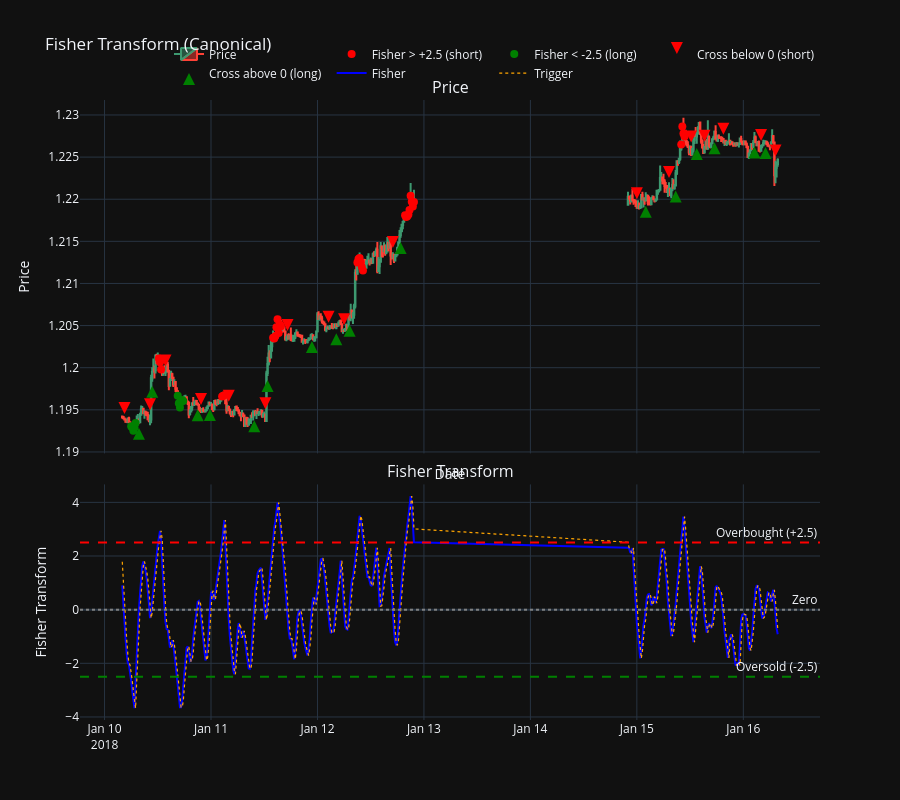

This figure's notebook cell:
### Code cell
efish=EFISH(data, period=10)
efish.plot(600,1000)

### Figure 1 — Plotly figure (JSON) as saved in the notebook; plotly's stock layout.template omitted (floating-point values rounded to 4 significant figures; data arrays with more than 128 entries replaced by an {"elided": "..."} marker saying what was removed)
{"data": [{"close": {"elided": "400 float values"}, "high": {"elided": "400 float values"}, "low": {"elided": "400 float values"}, "name": "Price", "open": {"elided": "400 float values"}, "type": "candlestick", "x": {"elided": "400 str values"}, "xaxis": "x", "yaxis": "y"}, {"marker": {"color": "red", "size": 8, "symbol": "circle"}, "mode": "markers", "name": "Fisher > +2.5 (short)", "type": "scatter", "x": ["2018-01-10T12:15:00.000000", "2018-01-10T12:30:00.000000", "2018-01-10T12:45:00.000000", "2018-01-11T02:30:00.000000", "2018-01-11T02:45:00.000000", "2018-01-11T03:00:00.000000", "2018-01-11T14:00:00.000000", "2018-01-11T14:15:00.000000", "2018-01-11T14:30:00.000000", "2018-01-11T14:45:00.000000", "2018-01-11T15:00:00.000000", "2018-01-11T15:15:00.000000", "2018-01-11T15:30:00.000000", "2018-01-11T15:45:00.000000", "2018-01-12T09:00:00.000000", "2018-01-12T09:15:00.000000", "2018-01-12T09:30:00.000000", "2018-01-12T09:45:00.000000", "2018-01-12T10:00:00.000000", "2018-01-12T10:15:00.000000", "2018-01-12T19:45:00.000000", "2018-01-12T20:00:00.000000", "2018-01-12T20:15:00.000000", "2018-01-12T20:30:00.000000", "2018-01-12T20:45:00.000000", "2018-01-12T21:00:00.000000", "2018-01-12T21:15:00.000000", "2018-01-12T21:30:00.000000", "2018-01-12T21:45:00.000000", "2018-01-15T10:00:00.000000", "2018-01-15T10:15:00.000000", "2018-01-15T10:30:00.000000", "2018-01-15T10:45:00.000000"], "xaxis": "x", "y": [1.201, 1.201, 1.2, 1.197, 1.197, 1.197, 1.204, 1.203, 1.204, 1.205, 1.206, 1.204, 1.205, 1.205, 1.212, 1.213, 1.213, 1.213, 1.212, 1.212, 1.218, 1.218, 1.218, 1.218, 1.219, 1.22, 1.22, 1.219, 1.22, 1.226, 1.229, 1.228, 1.227], "yaxis": "y"}, {"marker": {"color": "green", "size": 8, "symbol": "circle"}, "mode": "markers", "name": "Fisher < -2.5 (long)", "type": "scatter", "x": ["2018-01-10T06:00:00.000000", "2018-01-10T06:15:00.000000", "2018-01-10T06:30:00.000000", "2018-01-10T06:45:00.000000", "2018-01-10T07:00:00.000000", "2018-01-10T16:30:00.000000", "2018-01-10T16:45:00.000000", "2018-01-10T17:00:00.000000", "2018-01-10T17:15:00.000000", "2018-01-10T17:30:00.000000", "2018-01-10T17:45:00.000000"], "xaxis": "x", "y": [1.193, 1.193, 1.193, 1.193, 1.193, 1.197, 1.196, 1.195, 1.196, 1.196, 1.196], "yaxis": "y"}, {"marker": {"color": "red", "size": 12, "symbol": "arrow-down"}, "mode": "markers", "name": "Cross below 0 (short)", "type": "scatter", "x": ["2018-01-10T04:30:00.000000", "2018-01-10T10:15:00.000000", "2018-01-10T13:45:00.000000", "2018-01-10T21:45:00.000000", "2018-01-11T04:00:00.000000", "2018-01-11T12:15:00.000000", "2018-01-11T17:15:00.000000", "2018-01-12T02:30:00.000000", "2018-01-12T06:00:00.000000", "2018-01-12T17:00:00.000000", "2018-01-15T00:00:00.000000", "2018-01-15T07:15:00.000000", "2018-01-15T12:15:00.000000", "2018-01-15T15:15:00.000000", "2018-01-15T19:30:00.000000", "2018-01-16T04:00:00.000000", "2018-01-16T07:15:00.000000"], "xaxis": "x", "y": [1.194, 1.195, 1.2, 1.196, 1.196, 1.195, 1.204, 1.205, 1.205, 1.214, 1.22, 1.223, 1.227, 1.227, 1.228, 1.227, 1.225], "yaxis": "y"}, {"marker": {"color": "green", "size": 12, "symbol": "arrow-up"}, "mode": "markers", "name": "Cross above 0 (long)", "type": "scatter", "x": ["2018-01-10T07:45:00.000000", "2018-01-10T10:45:00.000000", "2018-01-10T21:00:00.000000", "2018-01-10T23:45:00.000000", "2018-01-11T09:45:00.000000", "2018-01-11T12:45:00.000000", "2018-01-11T22:45:00.000000", "2018-01-12T04:15:00.000000", "2018-01-12T07:15:00.000000", "2018-01-12T18:45:00.000000", "2018-01-15T02:00:00.000000", "2018-01-15T08:45:00.000000", "2018-01-15T13:30:00.000000", "2018-01-15T17:30:00.000000", "2018-01-16T02:30:00.000000", "2018-01-16T05:00:00.000000"], "xaxis": "x", "y": [1.193, 1.198, 1.195, 1.195, 1.194, 1.199, 1.203, 1.204, 1.205, 1.215, 1.219, 1.221, 1.226, 1.227, 1.226, 1.226], "yaxis": "y"}, {"line": {"color": "blue", "width": 2}, "mode": "lines", "name": "Fisher", "type": "scatter", "x": {"elided": "400 str values"}, "xaxis": "x2", "y": {"elided": "400 float values"}, "yaxis": "y2"}, {"line": {"color": "orange", "dash": "dot", "width": 1.2}, "mode": "lines", "name": "Trigger", "type": "scatter", "x": {"elided": "400 str values"}, "xaxis": "x2", "y": {"elided": "400 float values"}, "yaxis": "y2"}], "layout": {"annotations": [{"font": {"size": 16}, "showarrow": false, "text": "Price", "x": 0.5, "xanchor": "center", "xref": "paper", "y": 1, "yanchor": "bottom", "yref": "paper"}, {"font": {"size": 16}, "showarrow": false, "text": "Fisher Transform", "x": 0.5, "xanchor": "center", "xref": "paper", "y": 0.38, "yanchor": "bottom", "yref": "paper"}, {"showarrow": false, "text": "Overbought (+2.5)", "x": 1, "xanchor": "right", "xref": "x2 domain", "y": 2.5, "yanchor": "bottom", "yref": "y2"}, {"showarrow": false, "text": "Oversold (-2.5)", "x": 1, "xanchor": "right", "xref": "x2 domain", "y": -2.5, "yanchor": "bottom", "yref": "y2"}, {"showarrow": false, "text": "Zero", "x": 1, "xanchor": "right", "xref": "x2 domain", "y": 0, "yanchor": "bottom", "yref": "y2"}], "height": 800, "hovermode": "x unified", "legend": {"orientation": "h", "x": 1, "xanchor": "right", "y": 1.02, "yanchor": "bottom"}, "shapes": [{"line": {"color": "red", "dash": "dash"}, "type": "line", "x0": 0, "x1": 1, "xref": "x2 domain", "y0": 2.5, "y1": 2.5, "yref": "y2"}, {"line": {"color": "green", "dash": "dash"}, "type": "line", "x0": 0, "x1": 1, "xref": "x2 domain", "y0": -2.5, "y1": -2.5, "yref": "y2"}, {"line": {"color": "gray", "dash": "dot"}, "type": "line", "x0": 0, "x1": 1, "xref": "x2 domain", "y0": 0, "y1": 0, "yref": "y2"}], "title": {"text": "Fisher Transform (Canonical)"}, "xaxis": {"anchor": "y", "domain": [0, 1], "matches": "x2", "rangeslider": {"visible": false}, "showticklabels": false, "title": {"text": "Date"}}, "xaxis2": {"anchor": "y2", "domain": [0, 1], "rangeslider": {"visible": false}}, "yaxis": {"anchor": "x", "domain": [0.43, 1], "title": {"text": "Price"}}, "yaxis2": {"anchor": "x2", "domain": [0, 0.38], "title": {"text": "Fisher Transform"}}}}
